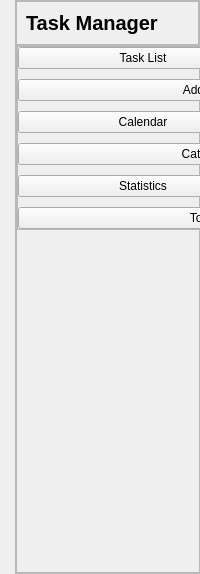
     <widget class="QWidget" name="leftMenu" native="true">
      <property name="minimumSize">
       <size>
        <width>200</width>
        <height>0</height>
       </size>
      </property>
      <property name="maximumSize">
       <size>
        <width>200</width>
        <height>16777215</height>
       </size>
      </property>
      <property name="styleSheet">
       <string notr="true"/>
      </property>
      <layout class="QVBoxLayout" name="verticalLayout_3">
       <property name="spacing">
        <number>0</number>
       </property>
       <property name="leftMargin">
        <number>15</number>
       </property>
       <property name="topMargin">
        <number>0</number>
       </property>
       <property name="rightMargin">
        <number>0</number>
       </property>
       <property name="bottomMargin">
        <number>0</number>
       </property>
       <item>
        <widget class="QFrame" name="frame">
         <property name="minimumSize">
          <size>
           <width>0</width>
           <height>0</height>
          </size>
         </property>
         <property name="maximumSize">
          <size>
           <width>200</width>
           <height>16777215</height>
          </size>
         </property>
         <property name="frameShape">
          <enum>QFrame::Shape::StyledPanel</enum>
         </property>
         <property name="frameShadow">
          <enum>QFrame::Shadow::Raised</enum>
         </property>
         <layout class="QVBoxLayout" name="verticalLayout_4">
          <property name="spacing">
           <number>0</number>
          </property>
          <property name="leftMargin">
           <number>0</number>
          </property>
          <property name="topMargin">
           <number>0</number>
          </property>
          <property name="rightMargin">
           <number>0</number>
          </property>
          <property name="bottomMargin">
           <number>0</number>
          </property>
          <item>
           <widget class="QFrame" name="frame_3">
            <property name="frameShape">
             <enum>QFrame::Shape::StyledPanel</enum>
            </property>
            <property name="frameShadow">
             <enum>QFrame::Shadow::Raised</enum>
            </property>
            <layout class="QHBoxLayout" name="horizontalLayout_7">
             <item alignment="Qt::AlignmentFlag::AlignTop">
              <widget class="QLabel" name="label">
               <property name="font">
                <font>
                 <pointsize>15</pointsize>
                 <bold>true</bold>
                </font>
               </property>
               <property name="text">
                <string>Task Manager</string>
               </property>
              </widget>
             </item>
            </layout>
           </widget>
          </item>
          <item>
           <widget class="QFrame" name="frame_2">
            <property name="sizePolicy">
             <sizepolicy hsizetype="Preferred" vsizetype="Expanding">
              <horstretch>0</horstretch>
              <verstretch>0</verstretch>
             </sizepolicy>
            </property>
            <property name="minimumSize">
             <size>
              <width>380</width>
              <height>528</height>
             </size>
            </property>
            <property name="frameShape">
             <enum>QFrame::Shape::StyledPanel</enum>
            </property>
            <property name="frameShadow">
             <enum>QFrame::Shadow::Raised</enum>
            </property>
            <layout class="QVBoxLayout" name="verticalLayout_7">
             <property name="spacing">
              <number>0</number>
             </property>
             <property name="leftMargin">
              <number>0</number>
             </property>
             <property name="topMargin">
              <number>0</number>
             </property>
             <property name="rightMargin">
              <number>0</number>
             </property>
             <property name="bottomMargin">
              <number>0</number>
             </property>
             <item alignment="Qt::AlignmentFlag::AlignTop">
              <widget class="QFrame" name="frame_4">
               <property name="sizePolicy">
                <sizepolicy hsizetype="Preferred" vsizetype="Preferred">
                 <horstretch>0</horstretch>
                 <verstretch>0</verstretch>
                </sizepolicy>
               </property>
               <property name="frameShape">
                <enum>QFrame::Shape::StyledPanel</enum>
               </property>
               <property name="frameShadow">
                <enum>QFrame::Shadow::Raised</enum>
               </property>
               <layout class="QVBoxLayout" name="verticalLayout_6">
                <property name="spacing">
                 <number>10</number>
                </property>
                <property name="sizeConstraint">
                 <enum>QLayout::SizeConstraint::SetNoConstraint</enum>
                </property>
                <property name="leftMargin">
                 <number>0</number>
                </property>
                <property name="topMargin">
                 <number>0</number>
                </property>
                <property name="rightMargin">
                 <number>0</number>
                </property>
                <property name="bottomMargin">
                 <number>0</number>
                </property>
                <item>
                 <widget class="QPushButton" name="taskList">
                  <property name="maximumSize">
                   <size>
                    <width>250</width>
                    <height>16777215</height>
                   </size>
                  </property>
                  <property name="font">
                   <font>
                    <bold>false</bold>
                   </font>
                  </property>
                  <property name="focusPolicy">
                   <enum>Qt::FocusPolicy::NoFocus</enum>
                  </property>
                  <property name="text">
                   <string>Task List</string>
                  </property>
                  <property name="icon">
                   <iconset resource="resources.qrc">
                    <normaloff>:/blueIcons/resources/icons/check-square.svg</normaloff>:/blueIcons/resources/icons/check-square.svg</iconset>
                  </property>
                  <property name="iconSize">
                   <size>
                    <width>24</width>
                    <height>24</height>
                   </size>
                  </property>
                 </widget>
                </item>
                <item>
                 <widget class="QPushButton" name="addTaskButton">
                  <property name="font">
                   <font>
                    <bold>false</bold>
                   </font>
                  </property>
                  <property name="focusPolicy">
                   <enum>Qt::FocusPolicy::NoFocus</enum>
                  </property>
                  <property name="text">
                   <string> Add Task</string>
                  </property>
                  <property name="icon">
                   <iconset resource="resources.qrc">
                    <normaloff>:/blueIcons/resources/icons/plus-circle.svg</normaloff>:/blueIcons/resources/icons/plus-circle.svg</iconset>
                  </property>
                  <property name="iconSize">
                   <size>
                    <width>24</width>
                    <height>24</height>
                   </size>
                  </property>
                 </widget>
                </item>
                <item>
                 <widget class="QPushButton" name="calendarList">
                  <property name="maximumSize">
                   <size>
                    <width>250</width>
                    <height>16777215</height>
                   </size>
                  </property>
                  <property name="font">
                   <font>
                    <bold>false</bold>
                    <kerning>true</kerning>
                   </font>
                  </property>
                  <property name="focusPolicy">
                   <enum>Qt::FocusPolicy::NoFocus</enum>
                  </property>
                  <property name="text">
                   <string>Calendar</string>
                  </property>
                  <property name="icon">
                   <iconset resource="resources.qrc">
                    <normaloff>:/blueIcons/resources/icons/calendar.svg</normaloff>:/blueIcons/resources/icons/calendar.svg</iconset>
                  </property>
                  <property name="iconSize">
                   <size>
                    <width>24</width>
                    <height>24</height>
                   </size>
                  </property>
                 </widget>
                </item>
                <item>
                 <widget class="QPushButton" name="categorybtn">
                  <property name="focusPolicy">
                   <enum>Qt::FocusPolicy::NoFocus</enum>
                  </property>
                  <property name="text">
                   <string>Category</string>
                  </property>
                  <property name="icon">
                   <iconset resource="resources.qrc">
                    <normaloff>:/blueIcons/resources/icons/folder-minus1.svg</normaloff>:/blueIcons/resources/icons/folder-minus1.svg</iconset>
                  </property>
                  <property name="iconSize">
                   <size>
                    <width>24</width>
                    <height>24</height>
                   </size>
                  </property>
                 </widget>
                </item>
                <item>
                 <widget class="QPushButton" name="statisticsbtn">
                  <property name="maximumSize">
                   <size>
                    <width>250</width>
                    <height>16777215</height>
                   </size>
                  </property>
                  <property name="focusPolicy">
                   <enum>Qt::FocusPolicy::NoFocus</enum>
                  </property>
                  <property name="text">
                   <string>Statistics</string>
                  </property>
                  <property name="icon">
                   <iconset resource="resources.qrc">
                    <normaloff>:/blueIcons/resources/icons/bar-chart.svg</normaloff>:/blueIcons/resources/icons/bar-chart.svg</iconset>
                  </property>
                  <property name="iconSize">
                   <size>
                    <width>24</width>
                    <height>24</height>
                   </size>
                  </property>
                 </widget>
                </item>
                <item>
                 <widget class="QPushButton" name="todayTask">
                  <property name="focusPolicy">
                   <enum>Qt::FocusPolicy::NoFocus</enum>
                  </property>
                  <property name="text">
                   <string>Today</string>
                  </property>
                  <property name="icon">
                   <iconset resource="resources.qrc">
                    <normaloff>:/blueIcons/resources/icons/tag1.svg</normaloff>:/blueIcons/resources/icons/tag1.svg</iconset>
                  </property>
                  <property name="iconSize">
                   <size>
                    <width>24</width>
                    <height>24</height>
                   </size>
                  </property>
                 </widget>
                </item>
               </layout>
              </widget>
             </item>
            </layout>
           </widget>
          </item>
         </layout>
        </widget>
       </item>
      </layout>
     </widget>
